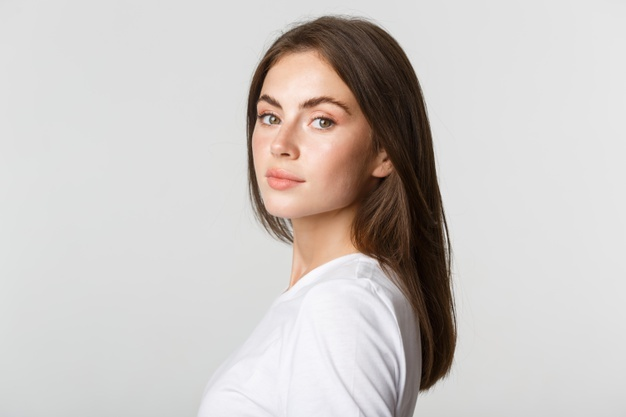
#> input picture wom.jpg, 626 x 417 px
$ jupyter execute 'task - swap image.ipynb'
#> lines starting #> are read from the running program, lines starting #| are printed output that depends on the picture
[cell 1]
import cv2
import numpy as np

[cell 2]
# loads an image from the specified file

img1 = cv2.imread("wom.jpg")
#> img1 is the input picture: shape (417, 626, 3); mean B, G, R 196.4, 199.1, 204.4
img2 = cv2.imread("man.jpg")
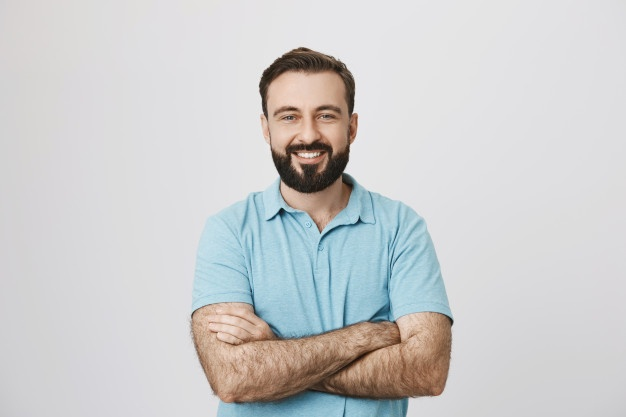
#> input picture man.jpg, 626 x 417 px
#> img2 is the input picture: shape (417, 626, 3); mean B, G, R 205.5, 205.2, 204.8

[cell 3]
# To get the dimension : img1

img1.shape
#> Out = (417, 626, 3)

[cell 4]
# To get the dimension : img2

img2.shape
#> Out = (417, 626, 3)

[cell 5]
# Load the pretrained models : frontal face(here)

model = cv2.CascadeClassifier('FR.xml')

[cell 6]
# Pass the image and detect face : img1

model.detectMultiScale(img1)
#> Out = [[226, 65, 138, 138], [246, 182, 110, 110]]

[cell 7]
# Pass the image and detect face : img1

model.detectMultiScale(img2)
#> Out = [[254, 74, 107, 107]]

[cell 8]
# To see detectection : draw rectangle

face1 = cv2.rectangle(img1 , (226,65) , (364,203) , [255,255,255], 0)

[cell 9]
face2 = cv2.rectangle(img2 , (254,74) , (361 , 181) , [255,255,255], 0)

[cell 10]
# Add an image in the window : display

cv2.imshow("face1", face1)
cv2.imshow("face2", face2)

# wait for a specific time in milliseconds

cv2.waitKey(0)

# Destroys the window showing image

cv2.destroyAllWindows()

[cell 11]
# Swapping the faces of two images

swap1 = img1[65 : 203 , 226 : 364]
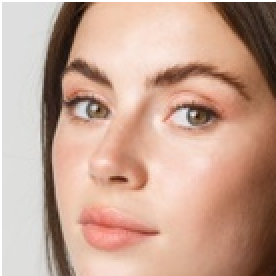
#> swap1: shape (138, 138, 3) (shown 2 times larger); mean B, G, R 146.5, 163.5, 198.2
img2[65 : 203 , 226 : 364] = swap1
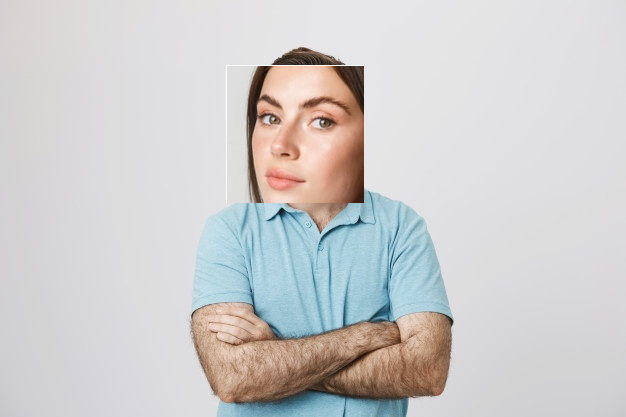
#> img2: shape (417, 626, 3); mean B, G, R 205, 205.3, 206.3

cv2.imshow("swap1", img2)

cv2.waitKey(0)
cv2.destroyAllWindows()

[cell 12]
swap2 = img2[74:181 , 254:361]
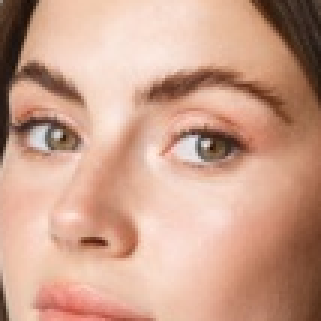
#> swap2: shape (107, 107, 3) (shown 3 times larger); mean B, G, R 139.9, 160.4, 203.9
img1[74:181 , 254:361] = swap2

cv2.imshow("swap2", img1)

cv2.waitKey(0)
cv2.destroyAllWindows()
